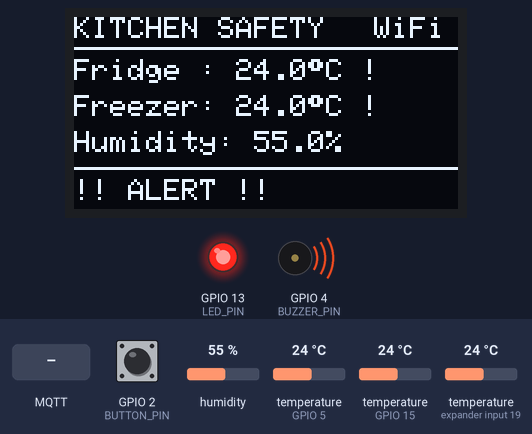
The sketch below on a simulated ESP32. Shown: 128×64 one-colour display, output pins drawn as LEDs (lit = HIGH), buzzer (waves = sounding). Inputs (shaded band) come from the test bench; at power-on: temperature (sensors on GPIO 15, GPIO 5, expander input 19) 24 °C, humidity 55 %, GPIO 2 (BUTTON_PIN) HIGH. WiFi joins after 1.5 s; servers stay silent unless stated; random numbers use the default seed unless the sketch sets one; no MQTT or app messages arrive unless stated; what the sketch prints to the serial monitor is not drawn.

Above: at 6.0 s.
6.1 s: temperature (sensor on GPIO 15) set to 12.5 °C
At 8.4 s:
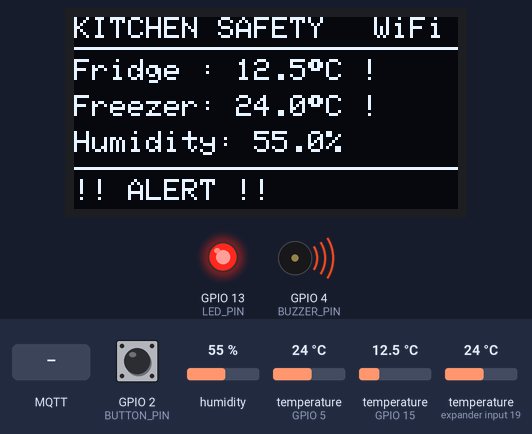
8.7 s: temperature (sensor on GPIO 15) set to 11.6 °C
At 9.8 s:
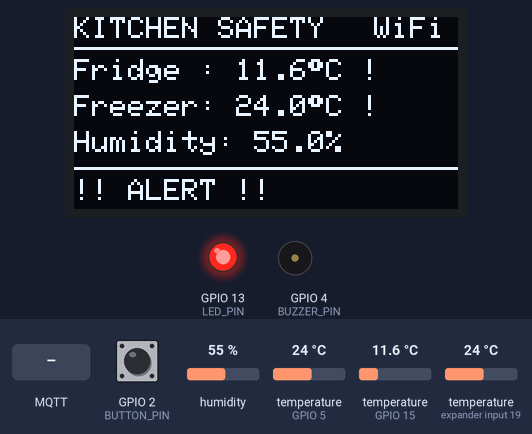
13.4 s: MQTT message "mute" arrives on the first subscribed topic
At 15.0 s:
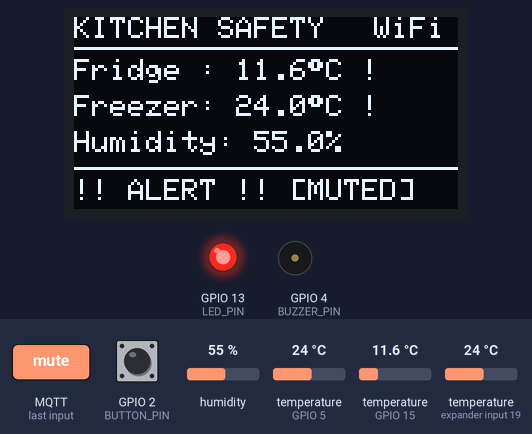
15.9 s: humidity set to 22 %
At 20.3 s:
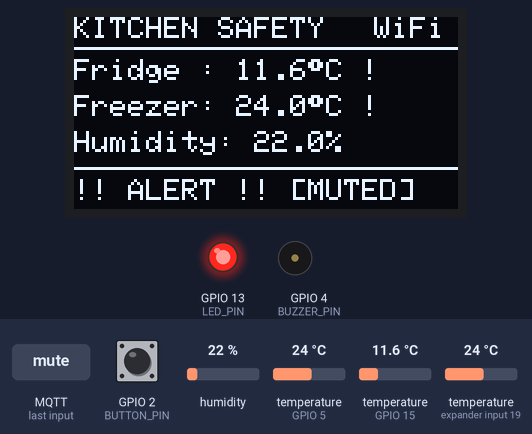
21.3 s: GPIO 2 (BUTTON_PIN) pulled LOW for 0.55 s
At 22.6 s:
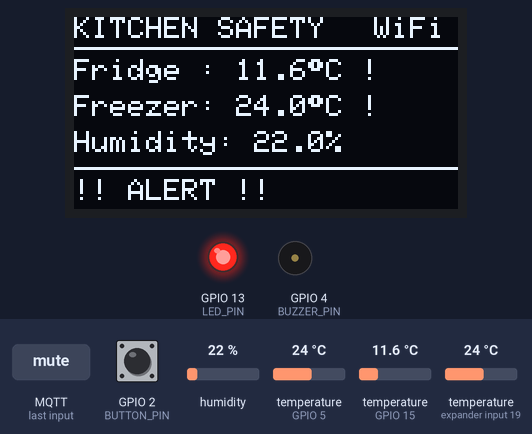
25.1 s: temperature (sensor on GPIO 15) set to 2 °C
At 26.1 s:
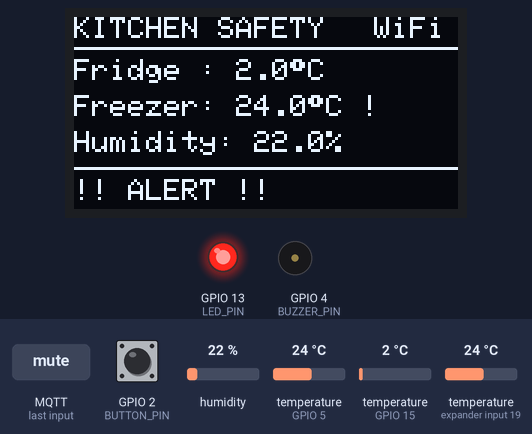
Timing chart, 0 to 29.0 s (numbered marks = the images above; inputs shaded):
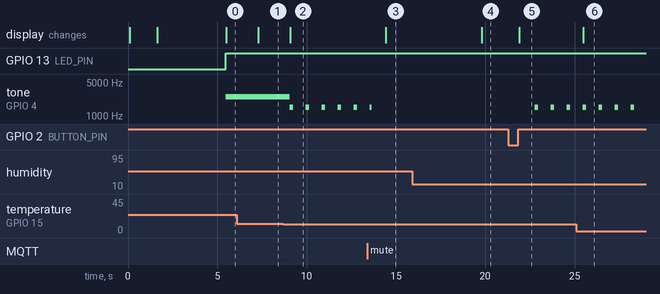

Measured:
- the behaviour switches between 12.1 and 12 °C on temperature (sensor on GPIO 15) (found by bisection; images 1 and 2)
- after the input at 6.1 s, the display: changes after 1.2 s (image 1)
- after the input at 8.7 s, tone on GPIO 4 (BUZZER_PIN): alternates 1500 Hz for 0.20 s and silent for 0.69 s, starting after 0.35 s; the display: changes after 0.38 s (image 2)
- after the input at 13.4 s, the display: changes after 1.0 s (image 3)
- after the input at 15.9 s, the display: changes after 3.9 s (image 4)
- after the input at 21.3 s, tone on GPIO 4 (BUZZER_PIN): alternates 1500 Hz for 0.20 s and silent for 0.69 s, starting after 1.5 s; the display: changes after 0.60 s (image 5)
- after the input at 25.1 s, the display: changes after 0.37 s (image 6)

The sketch:

sketch.ino
```cpp
/*
 * Smart Kitchen Safety System - Program 2
 * Platform: Wokwi ESP32
 * Role: Smart Fridge Monitor + Cloud Gateway (MQTT)
 *
 * Components & Wiring (Wokwi):
 *   - DHT22 (humidity)       -> GPIO 5
 *   - DS18B20 x2 (fridge &   -> GPIO 15 (both on same OneWire bus)
 *     freezer temp)
 *   - OLED SSD1306 I2C       -> SDA=21, SCL=22
 *   - Buzzer                 -> GPIO 4
 *   - Push Button             -> GPIO 2 (INPUT_PULLUP)
 *   - Red LED (alert)        -> GPIO 13
 *
 * Cloud: Publishes to HiveMQ MQTT broker
 *
 * Wokwi: Create new ESP32 project, paste this code,
 *         paste diagram.json for auto-wiring
 */

#include <WiFi.h>
#include <PubSubClient.h>
#include <Wire.h>
#include <Adafruit_GFX.h>
#include <Adafruit_SSD1306.h>
#include <DHT.h>
#include <OneWire.h>
#include <DallasTemperature.h>

// --- Pin Definitions ---
#define DHT_PIN        5
#define ONEWIRE_PIN    15
#define OLED_SDA       21
#define OLED_SCL       22
#define BUZZER_PIN     4
#define BUTTON_PIN     2
#define LED_PIN        13

// --- OLED ---
#define SCREEN_WIDTH   128
#define SCREEN_HEIGHT  64
Adafruit_SSD1306 display(SCREEN_WIDTH, SCREEN_HEIGHT, &Wire, -1);

// --- Sensors ---
DHT dht(DHT_PIN, DHT22);
OneWire oneWire(ONEWIRE_PIN);
DallasTemperature tempSensors(&oneWire);

// --- WiFi (Wokwi simulates this) ---
const char* WIFI_SSID     = "Wokwi-GUEST";
const char* WIFI_PASSWORD = "";

// --- MQTT Broker (HiveMQ public) ---
const char* MQTT_SERVER   = "broker.hivemq.com";
const int   MQTT_PORT     = 1883;
const char* MQTT_TOPIC    = "kitchen/fridge";
const char* MQTT_ALERT    = "kitchen/alerts";

WiFiClient espClient;
PubSubClient mqtt(espClient);

// --- Thresholds ---
#define FRIDGE_MAX_TEMP    8.0    // °C - fridge too warm
#define FREEZER_MAX_TEMP  -10.0   // °C - freezer too warm
#define FRIDGE_DANGER_TEMP 12.0   // °C - food unsafe
#define HUMIDITY_MAX       85.0   // % - too humid inside fridge
#define DOOR_OPEN_TIMEOUT  120000 // ms - 2 minutes door open alert

// --- State ---
float fridgeTemp    = 0.0;
float freezerTemp   = 0.0;
float humidity      = 0.0;
bool  alertActive   = false;
bool  buzzerMuted   = false;
unsigned long lastPublish  = 0;
unsigned long lastDisplay  = 0;
int   displayPage   = 0;

void setup() {
  Serial.begin(115200);

  pinMode(BUZZER_PIN, OUTPUT);
  pinMode(BUTTON_PIN, INPUT_PULLUP);
  pinMode(LED_PIN, OUTPUT);

  // Init OLED
  Wire.begin(OLED_SDA, OLED_SCL);
  if (!display.begin(SSD1306_SWITCHCAPVCC, 0x3C)) {
    Serial.println("OLED failed!");
  }
  display.clearDisplay();
  display.setTextSize(1);
  display.setTextColor(SSD1306_WHITE);
  display.setCursor(10, 20);
  display.println("Kitchen Safety");
  display.setCursor(10, 35);
  display.println("Fridge Monitor v1");
  display.display();

  // Init sensors
  dht.begin();
  tempSensors.begin();

  // Connect WiFi
  connectWiFi();

  // Connect MQTT
  mqtt.setServer(MQTT_SERVER, MQTT_PORT);
  mqtt.setCallback(mqttCallback);
  connectMQTT();

  delay(2000);
  display.clearDisplay();
}

void loop() {
  // Keep MQTT alive
  if (!mqtt.connected()) {
    connectMQTT();
  }
  mqtt.loop();

  // --- Read Sensors ---
  readSensors();

  // --- Evaluate Safety ---
  evaluateSafety();

  // --- Handle Button (mute) ---
  if (digitalRead(BUTTON_PIN) == LOW) {
    buzzerMuted = !buzzerMuted;
    if (buzzerMuted) noTone(BUZZER_PIN);
    delay(300); // debounce
  }

  // --- Update OLED (every 1s) ---
  if (millis() - lastDisplay > 1000) {
    updateDisplay();
    lastDisplay = millis();
  }

  // --- Publish to MQTT (every 5s) ---
  if (millis() - lastPublish > 5000) {
    publishData();
    lastPublish = millis();
  }

  delay(100);
}

// --- WiFi ---
void connectWiFi() {
  display.clearDisplay();
  display.setCursor(0, 0);
  display.println("Connecting WiFi...");
  display.display();

  WiFi.begin(WIFI_SSID, WIFI_PASSWORD);
  int attempts = 0;
  while (WiFi.status() != WL_CONNECTED && attempts < 20) {
    delay(500);
    Serial.print(".");
    attempts++;
  }

  if (WiFi.status() == WL_CONNECTED) {
    Serial.println("\nWiFi connected: " + WiFi.localIP().toString());
    display.println("WiFi OK!");
    display.println(WiFi.localIP().toString());
  } else {
    Serial.println("\nWiFi failed - offline mode");
    display.println("WiFi FAILED");
    display.println("Running offline");
  }
  display.display();
  delay(1000);
}

// --- MQTT ---
void connectMQTT() {
  int attempts = 0;
  while (!mqtt.connected() && attempts < 3) {
    Serial.print("MQTT connecting...");
    String clientId = "KitchenESP-" + String(random(0xffff), HEX);
    if (mqtt.connect(clientId.c_str())) {
      Serial.println("connected!");
      mqtt.subscribe("kitchen/commands");
    } else {
      Serial.print("failed, rc=");
      Serial.println(mqtt.state());
      delay(2000);
    }
    attempts++;
  }
}

void mqttCallback(char* topic, byte* payload, unsigned int length) {
  String message = "";
  for (unsigned int i = 0; i < length; i++) {
    message += (char)payload[i];
  }
  Serial.println("MQTT received: " + message);

  // Remote commands
  if (message == "mute")   { buzzerMuted = true;  noTone(BUZZER_PIN); }
  if (message == "unmute") { buzzerMuted = false; }
  if (message == "status") { publishData(); }
}

// --- Sensor Reading ---
void readSensors() {
  humidity = dht.readHumidity();
  if (isnan(humidity)) humidity = 0.0;

  tempSensors.requestTemperatures();
  fridgeTemp  = tempSensors.getTempCByIndex(0);
  freezerTemp = tempSensors.getTempCByIndex(1);

  // Handle disconnected sensors (returns -127)
  if (fridgeTemp < -100) fridgeTemp = 0.0;
  if (freezerTemp < -100) freezerTemp = -18.0;

  Serial.print("Fridge: "); Serial.print(fridgeTemp);
  Serial.print("°C  Freezer: "); Serial.print(freezerTemp);
  Serial.print("°C  Humidity: "); Serial.print(humidity);
  Serial.println("%");
}

// --- Safety Evaluation ---
void evaluateSafety() {
  alertActive = false;
  String alertMsg = "";

  // Fridge too warm
  if (fridgeTemp > FRIDGE_DANGER_TEMP) {
    alertActive = true;
    alertMsg = "FRIDGE UNSAFE!";
    Serial.println("ALERT: Fridge temp dangerously high!");
  } else if (fridgeTemp > FRIDGE_MAX_TEMP) {
    alertActive = true;
    alertMsg = "Fridge warm!";
  }

  // Freezer too warm
  if (freezerTemp > FREEZER_MAX_TEMP) {
    alertActive = true;
    alertMsg = "FREEZER WARM!";
    Serial.println("ALERT: Freezer temp too high!");
  }

  // Humidity too high
  if (humidity > HUMIDITY_MAX) {
    alertActive = true;
    alertMsg = "Humidity high!";
  }

  // Act on alert
  if (alertActive) {
    digitalWrite(LED_PIN, HIGH);
    if (!buzzerMuted) {
      if (fridgeTemp > FRIDGE_DANGER_TEMP) {
        tone(BUZZER_PIN, 2500); // Urgent
      } else {
        tone(BUZZER_PIN, 1500, 200); // Warning beep
      }
    }
    // Publish alert to MQTT
    mqtt.publish(MQTT_ALERT, alertMsg.c_str());
  } else {
    digitalWrite(LED_PIN, LOW);
    noTone(BUZZER_PIN);
  }
}

// --- OLED Display ---
void updateDisplay() {
  display.clearDisplay();

  // Header
  display.setTextSize(1);
  display.setCursor(0, 0);
  display.print("KITCHEN SAFETY");
  display.setCursor(100, 0);
  display.print(WiFi.status() == WL_CONNECTED ? "WiFi" : "OFF");

  // Divider line
  display.drawLine(0, 10, 128, 10, SSD1306_WHITE);

  // Fridge temperature
  display.setCursor(0, 14);
  display.print("Fridge : ");
  display.print(fridgeTemp, 1);
  display.print((char)247); // degree
  display.print("C");
  if (fridgeTemp > FRIDGE_MAX_TEMP) {
    display.print(" !");
  }

  // Freezer temperature
  display.setCursor(0, 26);
  display.print("Freezer: ");
  display.print(freezerTemp, 1);
  display.print((char)247);
  display.print("C");
  if (freezerTemp > FREEZER_MAX_TEMP) {
    display.print(" !");
  }

  // Humidity
  display.setCursor(0, 38);
  display.print("Humidity: ");
  display.print(humidity, 1);
  display.print("%");

  // Status bar at bottom
  display.drawLine(0, 50, 128, 50, SSD1306_WHITE);
  display.setCursor(0, 54);
  if (alertActive) {
    display.setTextSize(1);
    display.print("!! ALERT !!");
    if (buzzerMuted) display.print(" [MUTED]");
  } else {
    display.print("Status: ALL OK");
  }

  display.display();
}

// --- Publish to MQTT ---
void publishData() {
  if (!mqtt.connected()) return;

  // Build JSON payload
  String json = "{";
  json += "\"node\":\"fridge\",";
  json += "\"fridge_temp\":" + String(fridgeTemp, 1) + ",";
  json += "\"freezer_temp\":" + String(freezerTemp, 1) + ",";
  json += "\"humidity\":" + String(humidity, 1) + ",";
  json += "\"alert\":" + String(alertActive ? "true" : "false") + ",";
  json += "\"wifi_rssi\":" + String(WiFi.RSSI());
  json += "}";

  mqtt.publish(MQTT_TOPIC, json.c_str());
  Serial.println("MQTT published: " + json);
}
```
